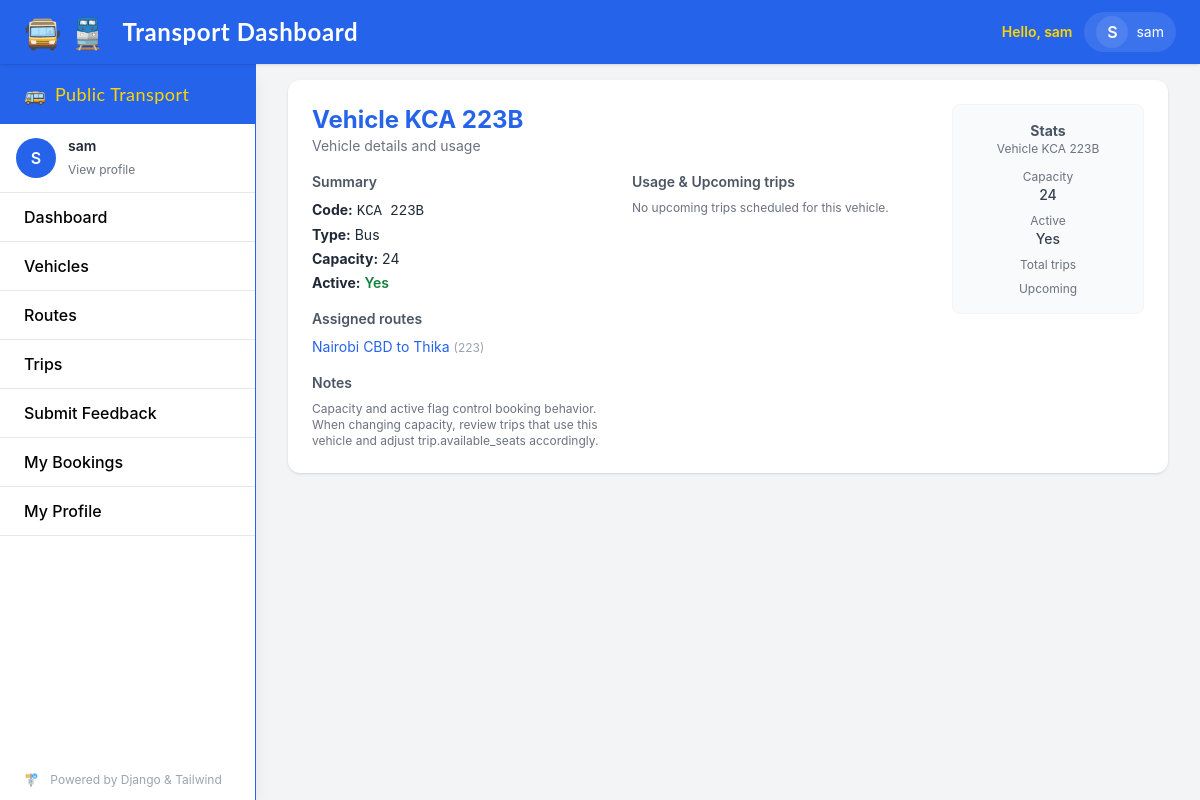
The app's page /vehicles/1/ (signed in) with its own data.
### transport/models.py (models this page shows, shortened)
class Vehicle(models.Model):
    VEHICLE_TYPE_CHOICES = (
        ('bus', 'Bus'),
        ('train', 'Train'),
    )
    code = models.CharField(max_length=20, unique=True)
    vehicle_type = models.CharField(max_length=10, choices=VEHICLE_TYPE_CHOICES)
    capacity = models.PositiveIntegerField()
    active = models.BooleanField(default=True)
    assigned_routes = models.ManyToManyField(Route, related_name='vehicles', blank=True)

class Route(models.Model):
    name = models.CharField(max_length=100)
    code = models.CharField(max_length=20, unique=True)
    description = models.TextField(blank=True)
    active = models.BooleanField(default=True)

### transport/views.py (the view)
# urls.py: path('vehicles/<int:pk>/', VehicleDetailView.as_view(), name='vehicle-detail'), # all users
class VehicleDetailView(LoginRequiredMixin, DetailView):
    model = Vehicle
    template_name = 'dashboard/vehicle_detail.html'
    context_object_name = 'vehicle'

### transport/templates/dashboard/vehicle_detail.html (shortened to what this page needs)
{% extends "base.html" %}
{% block content %}
<div class="bg-white rounded-xl shadow p-6 max-w-4xl mx-auto">
  <div class="flex items-start gap-6">
    <div class="flex-1">
      <div class="flex items-center justify-between mb-4">
        <div>
          <h2 class="text-2xl font-bold text-transport-blue">Vehicle {{ vehicle.code }}</h2>
          <p class="text-sm text-gray-500">Vehicle details and usage</p>
        </div>
      </div>
      <div class="grid grid-cols-1 md:grid-cols-2 gap-6">
        <div>
          <div class="mb-4">
            <h3 class="text-sm font-semibold text-gray-600">Summary</h3>
            <ul class="mt-2 text-sm text-gray-800 space-y-1">
              <li><strong>Code:</strong> <span class="font-mono">{{ vehicle.code }}</span></li>
              <li><strong>Type:</strong> {{ vehicle.get_vehicle_type_display }}</li>
              <li><strong>Capacity:</strong> {{ vehicle.capacity }}</li>
              <li><strong>Active:</strong> {% if vehicle.active %}<span class="text-green-700 font-semibold">Yes</span>{% else %}<span class="text-red-700 font-semibold">No</span>{% endif %}</li>
            </ul>
          </div>
          <div class="mb-4">
            <h3 class="text-sm font-semibold text-gray-600">Assigned routes</h3>
            <div class="mt-2 text-sm">
              {% if vehicle.assigned_routes.exists %}
                <ul class="space-y-1">
                  {% for route in vehicle.assigned_routes.all %}
                    <li>
                      <a href="{% url 'dashboard:route-detail' route.pk %}" class="text-transport-blue hover:underline">
                        {{ route.name }} <span class="text-xs text-gray-400">({{ route.code }})</span>
                      </a>
                    </li>
                  {% endfor %}
                </ul>
              {% else %}
                <div class="text-xs text-gray-500">No routes assigned.</div>
              {% endif %}
            </div>
          </div>
          <div>
            <h3 class="text-sm font-semibold text-gray-600">Notes</h3>
            <p class="text-xs text-gray-500 mt-2">
              Capacity and active flag control booking behavior. When changing capacity, review trips that use this vehicle and adjust trip.available_seats accordingly.
            </p>
          </div>
        </div>
        <div>
          <h3 class="text-sm font-semibold text-gray-600 mb-2">Usage & Upcoming trips</h3>
          {% if upcoming_trips is defined %}
            {% if upcoming_trips %}
              <ul class="space-y-2 text-sm">
                {% for t in upcoming_trips %}
                  <li class="p-3 bg-gray-50 rounded border">
                    <div class="flex items-start justify-between">
                      <div>
                        <a href="{% url 'dashboard:trip-detail' t.pk %}" class="text-transport-blue font-medium hover:underline">
                          {{ t.route.name }}
                        </a>
                        <div class="text-xs text-gray-500">{{ t.scheduled_departure|date:"Y-m-d H:i" }}</div>
                      </div>
                      <div class="text-right text-sm">
                        <div class="font-semibold">{{ t.available_seats }}</div>
                        <div class="text-xs text-gray-500">avail</div>
                      </div>
                    </div>
                    <div class="mt-2 text-xs text-gray-500">
                      {% if user.is_authenticated and not user.is_staff and t.available_seats > 0 %}
                        <a href="{% url 'dashboard:booking-add' %}?trip={{ t.pk }}" class="inline-block bg-transport-blue text-white px-2 py-1 rounded text-xs">Book</a>
                      {% endif %}
                    </div>
                  </li>
                {% endfor %}
              </ul>
            {% else %}
              <div class="text-xs text-gray-500">No upcoming trips scheduled for this vehicle.</div>
            {% endif %}
          {% endif %}
        </div>
      </div>
    </div>
    <aside class="w-48 hidden md:block">
      <div class="bg-gray-50 border border-gray-100 rounded-lg p-4 text-center">
        <div class="mb-3">
          <strong class="text-sm block text-gray-600">Stats</strong>
          <div class="text-xs text-gray-500">Vehicle {{ vehicle.code }}</div>
        </div>
        <div class="text-sm text-gray-700 space-y-2">
          <div>
            <div class="text-xs text-gray-500">Capacity</div>
            <div class="font-medium">{{ vehicle.capacity }}</div>
          </div>
          <div>
            <div class="text-xs text-gray-500">Active</div>
            <div class="font-medium">{% if vehicle.active %}Yes{% else %}No{% endif %}</div>
          </div>
          {% if total_trips is defined %}
            <div>
              <div class="text-xs text-gray-500">Total trips</div>
            </div>
          {% endif %}
          {% if upcoming_count is defined %}
            <div>
              <div class="text-xs text-gray-500">Upcoming</div>
            </div>
          {% endif %}
        </div>
      </div>
    </aside>
  </div>
</div>
{% endblock %}

### transport/templates/base.html (shortened to what this page needs)
<!DOCTYPE html>
<html lang="en">
<head>
    <script src="https://cdn.tailwindcss.com"></script>
</head>
<body class="bg-transport-gray min-h-screen font-sans">
    <nav class="fixed top-0 left-0 right-0 z-30 bg-transport-blue text-white h-16 flex items-center px-6 shadow">
        <div class="flex-1 flex items-center">
            <span class="mr-4 text-3xl font-display">
                🚍 🚆
            </span>
            <a class="font-bold text-2xl tracking-wide font-display mr-8 hover:text-transport-yellow transition" href="{% url 'dashboard:dashboard' %}">
                Transport Dashboard
            </a>
        </div>
        <div class="flex items-center space-x-4">
            {% if user.is_authenticated %}
                <div class="hidden sm:flex items-center space-x-3">
                    <div class="text-sm text-transport-yellow font-semibold">Hello, {{ user.get_full_name|default:user.username }}</div>
                    <div class="relative" x-data>
                        <button id="profile-menu-button" aria-haspopup="true" aria-expanded="false" class="flex items-center gap-2 bg-white/10 hover:bg-white/20 px-3 py-1 rounded-full focus:outline-none">
                            <span class="w-8 h-8 rounded-full bg-white/10 flex items-center justify-center font-semibold text-white">
                                {{ user.username|slice:":1"|upper }}
                            </span>
                            <span class="text-sm hidden md:inline">{{ user.username }}</span>
                        </button>
                    </div>
                </div>
            {% else %}
                <div>
                    <a href="{% url 'login' %}" class="hover:text-transport-yellow font-semibold transition">Login</a>
                </div>
            {% endif %}
        </div>
    </nav>
    <aside class="fixed top-16 left-0 h-[calc(100vh-4rem)] w-64 bg-white shadow-lg flex flex-col z-20 border-r border-transport-blue">
        <div class="flex items-center px-6 py-4 bg-transport-blue text-transport-yellow font-display text-lg tracking-wide">
            <span class="mr-2">🚌</span> Public Transport
        </div>
        {% if user.is_authenticated %}
        <div class="px-4 py-3 border-b">
            <div class="flex items-center gap-3">
                <div class="w-10 h-10 rounded-full bg-transport-blue text-white flex items-center justify-center font-semibold">
                    {{ user.username|slice:":1"|upper }}
                </div>
                <div>
                    <div class="text-sm font-semibold text-gray-800">{{ user.get_full_name|default:user.username }}</div>
                    <a href="{% url 'profile' %}" class="text-xs text-gray-500 hover:underline">View profile</a>
                </div>
            </div>
        </div>
        {% endif %}
        <a href="{% url 'dashboard:dashboard' %}" class="py-3 px-6 hover:bg-transport-blue hover:text-white border-b font-medium transition">Dashboard</a>
        <a href="{% url 'dashboard:vehicle-list' %}" class="py-3 px-6 hover:bg-transport-blue hover:text-white border-b font-medium transition">Vehicles</a>
        <a href="{% url 'dashboard:route-list' %}" class="py-3 px-6 hover:bg-transport-blue hover:text-white border-b font-medium transition">Routes</a>
        <a href="{% url 'dashboard:trip-list' %}" class="py-3 px-6 hover:bg-transport-blue hover:text-white border-b font-medium transition">Trips</a>
        <a href="{% url 'dashboard:feedback-create' %}" class="py-3 px-6 hover:bg-transport-blue hover:text-white border-b font-medium transition">Submit Feedback</a>
        {% if user.is_authenticated and not user.is_staff %}
            <a href="{% url 'dashboard:booking-list' %}" class="py-3 px-6 hover:bg-transport-blue hover:text-white border-b font-medium transition">My Bookings</a>
            <a href="{% url 'profile' %}" class="py-3 px-6 hover:bg-transport-blue hover:text-white border-b font-medium transition">My Profile</a>
        {% endif %}
        <div class="mt-auto px-6 py-3 text-xs text-gray-400">
            <span class="mr-2">🚏</span> Powered by Django & Tailwind
        </div>
    </aside>
    <main class="ml-64 pt-20 px-8 pb-10 transition-all bg-transport-gray min-h-[calc(100vh-4rem)]">
        <div class="max-w-6xl mx-auto">
            {% block content %}
            {% endblock %}
        </div>
    </main>
</body>
</html>

### records on screen
Vehicle: code "KCA 223B", vehicle_type "Bus", capacity "24"
Route: name "Nairobi CBD to Thika", code "223"

### other values on screen
{{ user.get_full_name|default:user.username }} "sam"
{{ user.username|slice:":1"|upper }} "S"
{{ user.username }} "sam"
